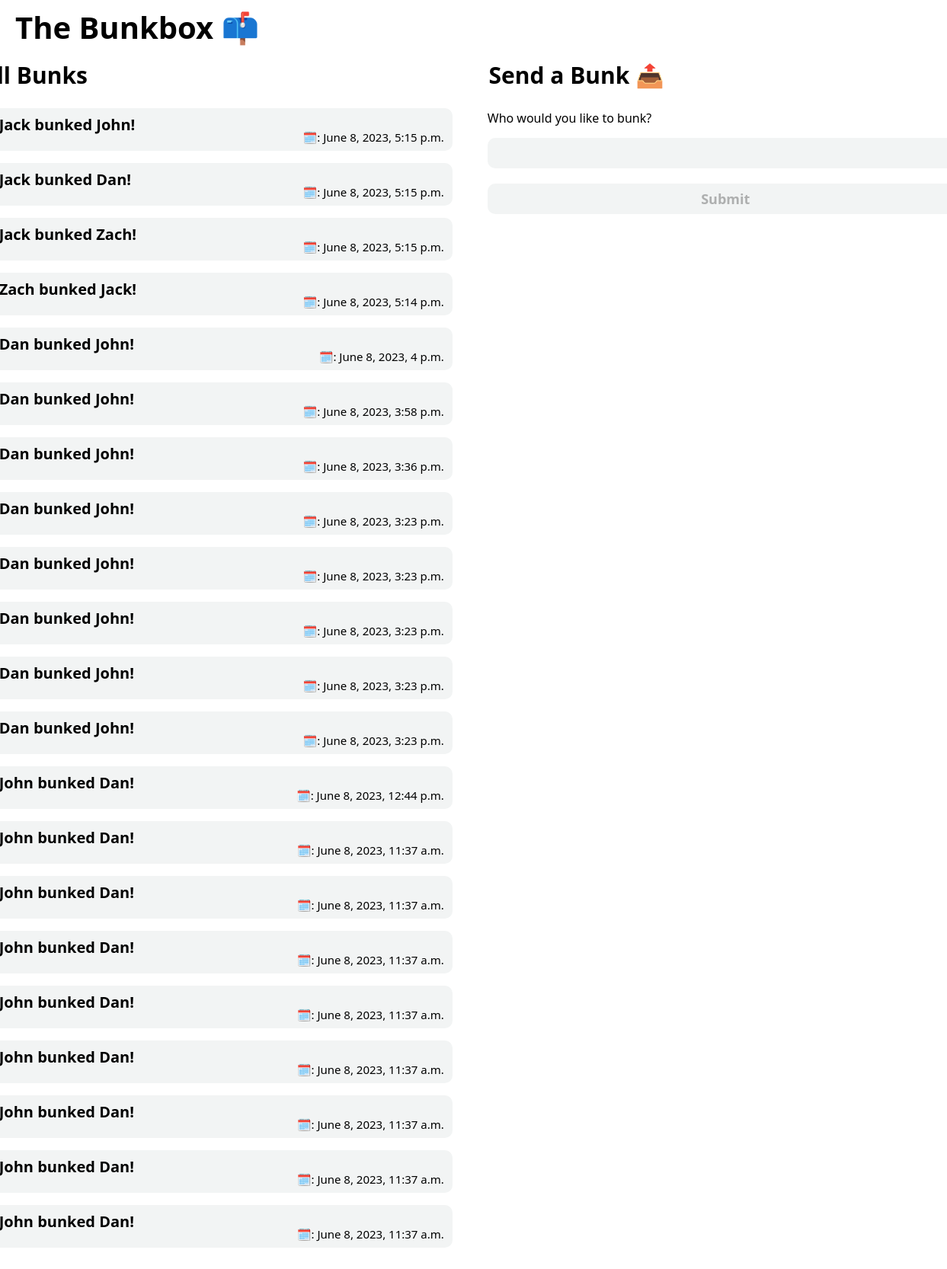
Page /bunk/bunkfeed/ on the committed database.
### bunk/models.py (models this page shows)
class Bunk(models.Model):
    from_user = models.ForeignKey(User, on_delete=models.CASCADE, related_name="+")
    to_user = models.ForeignKey(User, on_delete=models.CASCADE, related_name="+")
    pub_date = models.DateTimeField('date published',default=timezone.now)

class User(models.Model):
    username = models.CharField(max_length=200)
    photo = models.CharField(max_length=200)
    pub_date = models.DateTimeField('date published', default=timezone.now)

### bunk/views.py (the view)
# urls.py: path("bunkfeed/", views.main_bunk_feed),
def main_bunk_feed(request):
    bunks = Bunk.objects.all().order_by('-pub_date')
    return render(request, 'bunk/main_feed.html', {
        'bunks': bunks
    })

### bunk/templates/bunk/main_feed.html (shortened to what this page needs)
<html>
  <head>
    {% load static %}
    <link rel="stylesheet" href="{% static 'bunk/style.css' %}" />
  </head>
  <body>
    <h1 class="dash_name">The Bunkbox  📫</h1>
    <div class="personal_feed_page">
      <div class="bunk_boxes">
          <h2 class="box_title">All Bunks</h2>
        <div class="bunk_inbox">
          {% if bunks %} {% for bunk in bunks %}
          <div class="bunk_list_item">
            <div class="bunk_message">
                {{bunk.from_user.username}} bunked {{bunk.to_user.username}}!
              </div>
            <div class="bunk_date">🗓️: {{bunk.pub_date}}</div>
          </div>
          {% endfor %} {% else %}
          <div class="no_bunks">There are no bunks in the inbox.</div>
          {% endif %}
        </div>
      </div>
      <div class="bunk_outbox">
        <h2 class="box_title" id="send_bunk">Send a Bunk 📤</h2>
        <form
          class="bunk_form"
          action="{% url 'bunk:submit_bunk' %}"
          method="post"
        >
          <label for="recipient">Who would you like to bunk?</label>
          <select id="recipient" name="to_user" class="to_select">
          </select>
          <button type="submit" disabled class="bunk_submit">Submit</button>
        </form>
      </div>
    </div>
  </body>
</html>

### bunk/static/bunk/style.css (style rules this page uses)
* { font-family: system-ui, -apple-system, BlinkMacSystemFont, 'Segoe UI', Roboto, Oxygen, Ubuntu, Cantarell, 'Open Sans', 'Helvetica Neue', sans-serif; }
.personal_feed_page { display: flex; flex-direction: row; justify-content: center; padding-bottom: 40px; }
.dash_name { font-size: 40px; margin: 0px 12px; }
.bunk_boxes { display: flex; flex-direction: column; }
.box_title { font-size: 30px; margin: 15px; align-self: baseline; }
.bunk_inbox { width: 50vw; align-self: center; display: flex; flex-direction: column; align-items: center; margin: 0px 20px; }
h2#send_bunk.box_title { margin: 15px 0px; }
.bunk_outbox { width: 50vw; display: flex; flex-direction: column; align-items: center; margin: 0px 20px; }
.bunk_form { display: flex; flex-direction: column; gap: 10px; margin-top: 10px; }
.bunk_list_item { width: 47vw; height: 40px; margin: 8px 0px; padding: 8px 11px; border-radius: 10px; background-color: #f2f4f4; display: flex; flex-direction: row; justify-content: space-between; }
.bunk_message { align-self: flex-start; font-size: 20; font-weight: 650; }
.bunk_date { align-self:flex-end; font-size: 15; }
.to_select, .bunk_submit { background-color: #f2f4f4; font-size: 15px; width: 625px; margin: 5px 0px; padding: 8px 11px; border: none; border-radius: 10px; }
.to_select { height: 40px; }
.bunk_submit { font-weight: 600; font-size: 18px; }

### rows in the picture
Bunk: from_user.username "Jack", to_user.username "John", pub_date "June 8, 2023, 5:15 p.m."
Bunk: from_user.username "Jack", to_user.username "Dan", pub_date "June 8, 2023, 5:15 p.m."
Bunk: from_user.username "Jack", to_user.username "Zach", pub_date "June 8, 2023, 5:15 p.m."
Bunk: from_user.username "Zach", to_user.username "Jack", pub_date "June 8, 2023, 5:14 p.m."
Bunk: from_user.username "Dan", to_user.username "John", pub_date "June 8, 2023, 4 p.m."
Bunk: from_user.username "Dan", to_user.username "John", pub_date "June 8, 2023, 3:58 p.m."
Bunk: from_user.username "Dan", to_user.username "John", pub_date "June 8, 2023, 3:36 p.m."
Bunk: from_user.username "Dan", to_user.username "John", pub_date "June 8, 2023, 3:23 p.m."
Bunk: from_user.username "Dan", to_user.username "John", pub_date "June 8, 2023, 3:23 p.m."
Bunk: from_user.username "Dan", to_user.username "John", pub_date "June 8, 2023, 3:23 p.m."
Bunk: from_user.username "Dan", to_user.username "John", pub_date "June 8, 2023, 3:23 p.m."
Bunk: from_user.username "Dan", to_user.username "John", pub_date "June 8, 2023, 3:23 p.m."
Bunk: from_user.username "John", to_user.username "Dan", pub_date "June 8, 2023, 12:44 p.m."
Bunk: from_user.username "John", to_user.username "Dan", pub_date "June 8, 2023, 11:37 a.m."
Bunk: from_user.username "John", to_user.username "Dan", pub_date "June 8, 2023, 11:37 a.m."
Bunk: from_user.username "John", to_user.username "Dan", pub_date "June 8, 2023, 11:37 a.m."
Bunk: from_user.username "John", to_user.username "Dan", pub_date "June 8, 2023, 11:37 a.m."
Bunk: from_user.username "John", to_user.username "Dan", pub_date "June 8, 2023, 11:37 a.m."
Bunk: from_user.username "John", to_user.username "Dan", pub_date "June 8, 2023, 11:37 a.m."
Bunk: from_user.username "John", to_user.username "Dan", pub_date "June 8, 2023, 11:37 a.m."
Bunk: from_user.username "John", to_user.username "Dan", pub_date "June 8, 2023, 11:37 a.m."
